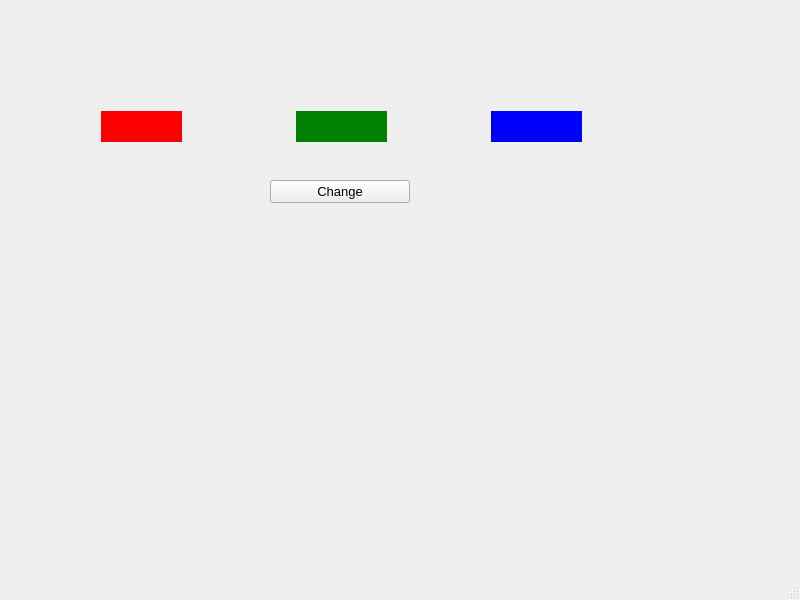
<?xml version="1.0" encoding="UTF-8"?>
<ui version="4.0">
 <class>MainWindow</class>
 <widget class="QMainWindow" name="MainWindow">
  <property name="geometry">
   <rect>
    <x>0</x>
    <y>0</y>
    <width>800</width>
    <height>600</height>
   </rect>
  </property>
  <property name="font">
   <font>
    <pointsize>1</pointsize>
    <kerning>false</kerning>
   </font>
  </property>
  <property name="windowTitle">
   <string>MainWindow</string>
  </property>
  <widget class="QWidget" name="centralwidget">
   <widget class="QLabel" name="lbl_G">
    <property name="geometry">
     <rect>
      <x>296</x>
      <y>111</y>
      <width>91</width>
      <height>31</height>
     </rect>
    </property>
    <property name="maximumSize">
     <size>
      <width>189</width>
      <height>16777215</height>
     </size>
    </property>
    <property name="styleSheet">
     <string notr="true">background-color : green</string>
    </property>
    <property name="text">
     <string/>
    </property>
    <property name="alignment">
     <set>Qt::AlignCenter</set>
    </property>
   </widget>
   <widget class="QLabel" name="lbl_B">
    <property name="geometry">
     <rect>
      <x>491</x>
      <y>111</y>
      <width>91</width>
      <height>31</height>
     </rect>
    </property>
    <property name="maximumSize">
     <size>
      <width>189</width>
      <height>16777215</height>
     </size>
    </property>
    <property name="styleSheet">
     <string notr="true">background-color : blue</string>
    </property>
    <property name="text">
     <string/>
    </property>
   </widget>
   <widget class="QPushButton" name="btn_Change">
    <property name="geometry">
     <rect>
      <x>270</x>
      <y>180</y>
      <width>140</width>
      <height>23</height>
     </rect>
    </property>
    <property name="font">
     <font>
      <pointsize>10</pointsize>
     </font>
    </property>
    <property name="text">
     <string>Change</string>
    </property>
   </widget>
   
   

   <widget class="QLabel" name="lbl_R">
    <property name="enabled">
     <bool>false</bool>
    </property>
    <property name="geometry">
     <rect>
      <x>101</x>
      <y>111</y>
      <width>81</width>
      <height>31</height>
     </rect>
    </property>
    <property name="maximumSize">
     <size>
      <width>189</width>
      <height>16777215</height>
     </size>
    </property>
    <property name="font">
     <font>
      <pointsize>11</pointsize>
     </font>
    </property>
    <property name="styleSheet">
     <string notr="true">background-color : red</string>
    </property>
    <property name="text">
     <string/>
    </property>
    <property name="alignment">
     <set>Qt::AlignCenter</set>
    </property>
    <property name="textInteractionFlags">
     <set>Qt::NoTextInteraction</set>
    </property>
   </widget>
  </widget>
  <widget class="QMenuBar" name="menubar">
   <property name="geometry">
    <rect>
     <x>0</x>
     <y>0</y>
     <width>800</width>
     <height>8</height>
    </rect>
   </property>
  </widget>
  <widget class="QStatusBar" name="statusbar"/>
 </widget>
 <resources/>
 <connections/>
</ui>
